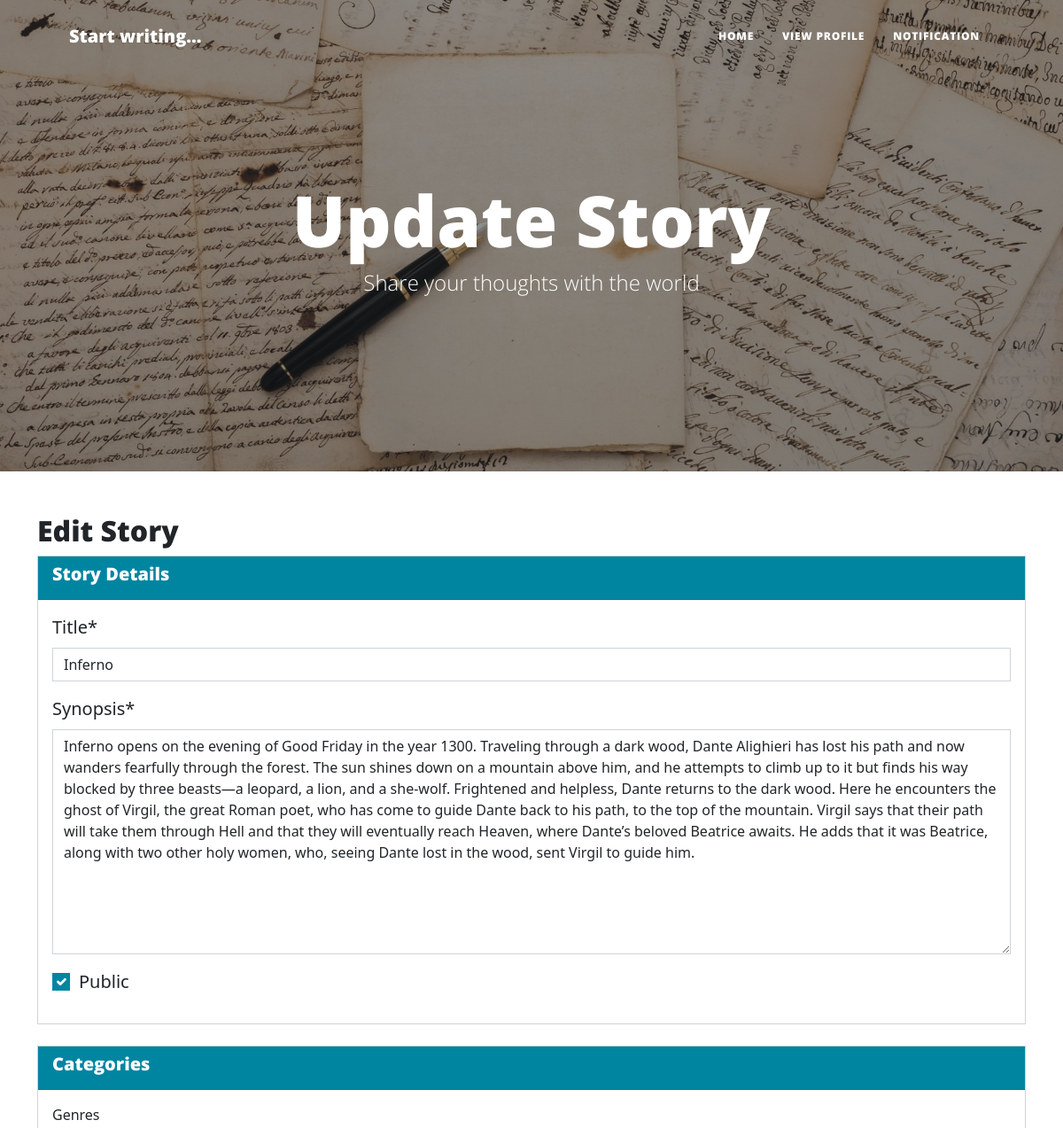
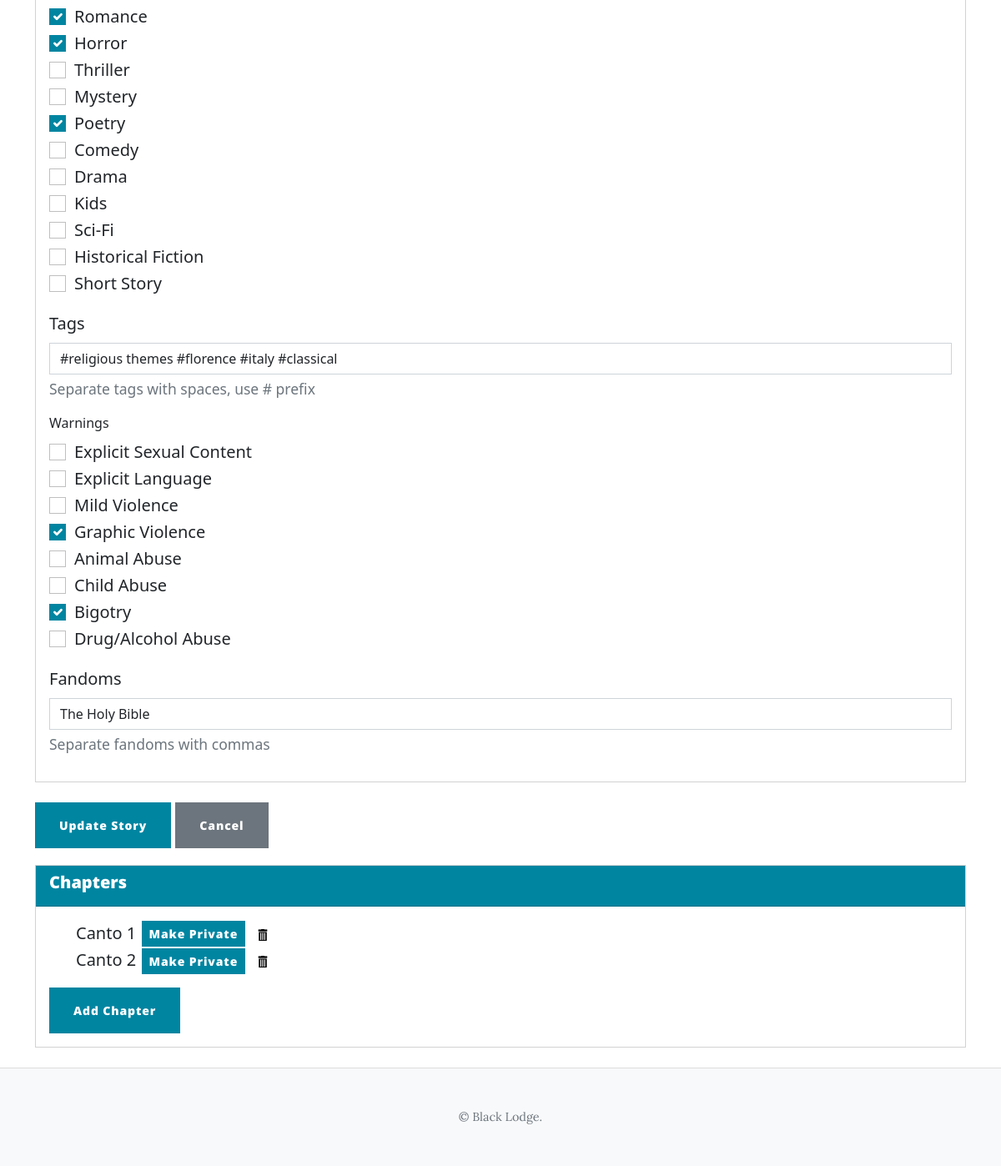
/story/4/edit/ (signed in), run on the app's committed database (2 pictures, top to bottom).
### my_app/models.py (models this page shows, shortened)
class Post(models.Model):
    author = models.ForeignKey(settings.AUTH_USER_MODEL, on_delete=models.CASCADE, related_name='posts')
    created_at = models.DateTimeField(auto_now_add=True)
    liked_by = models.ManyToManyField(Profile, related_name='liked_posts', blank=True)

class Story(Post):
    title = models.CharField(max_length=255)
    public = models.BooleanField(default=False)
    genres = models.ManyToManyField('Genre', blank=True)
    synopsis = models.TextField()
    tags = models.ManyToManyField('Tag', blank=True)
    warnings = models.ManyToManyField('Warning', blank=True)
    fandoms = models.ManyToManyField('Fandom', blank=True)
    bookmarked_by = models.ManyToManyField(Profile, related_name='bookmarked_stories', blank=True)
    class Meta:
        db_table = "stories"

class Chapter(models.Model):
    story = models.ForeignKey(Story, related_name='chapters', on_delete=models.CASCADE)
    title = models.CharField(max_length=255)
    content = models.TextField()
    public = models.BooleanField(default=False)
    created_at = models.DateTimeField(auto_now_add=True)
    class Meta:
        ordering = ["created_at"]

### my_app/views.py (the view, shortened to what this page needs)
# urls.py: path('story/<int:pk>/edit/', views.story_edit.as_view(), name="edit-story"),
class story_edit(LoginRequiredMixin, UpdateView):
    model = Story
    form_class = StoryForm
    template_name = 'story_form.html'
    def get_context_data(self, **kwargs):
        context = super().get_context_data(**kwargs)
        context['story'] = self.object
        return context
    def get_queryset(self):
        return Story.objects.filter(author=self.request.user)

### my_app/models.py (called while the page is built)
    def __str__(self):
        return f"{self.name}"

    def __str__(self):
        return f"{self.name}"

### templates/story_form.html (shortened to what this page needs)
    {% extends "base.html" %}
    {% load crispy_forms_filters %}
    {% load crispy_forms_tags %}
    {% load static %}
    {% block content %}
    <header class="masthead" style="background-image: url('{% static 'assets/img/writing.jpeg' %}')">
        <div class="container position-relative px-4 px-lg-5">
            <div class="row gx-4 gx-lg-5 justify-content-center">
                <div class="col-md-10 col-lg-8 col-xl-7">
                    <div class="page-heading">
                        <h1>{% if object %}Update Story{% else %}New Story{% endif %}</h1>
                        <span class="subheading">Share your thoughts with the world</span>
                    </div>
                </div>
            </div>
        </div>
    </header>
    <div class="container mt-4" style="font-family: 'Segoe UI', system-ui, sans-serif">
        <h2>{% if object %}Edit{% else %}Create{% endif %} Story</h2>
        <form method="post" enctype="multipart/form-data" novalidate>
            <div class="card mb-4">
                <div class="card-header bg-primary text-white">
                    <h5>Story Details</h5>
                </div>
                <div class="card-body">
                    {{ form.title|as_crispy_field }}
                    {{ form.synopsis|as_crispy_field }}
                    {{ form.public|as_crispy_field }}
                </div>
            </div>
            <div class="card mb-4">
                <div class="card-header bg-primary text-white">
                    <h5>Categories</h5>
                </div>
                <div class="card-body">
                    {{ form.genres|as_crispy_field }}
                    {{ form.tags|as_crispy_field }}
                    {{ form.warnings|as_crispy_field }}
                    {{ form.fandoms|as_crispy_field }}
                </div>
            </div>
            <button type="submit" class="btn btn-primary">
                {% if object %}Update{% else %}Create{% endif %} Story
            </button>
            <a href="{% if story %}{% url 'story-detail' story.pk %}{% else %}{% url 'home-page' %}{% endif %}"
               class="btn btn-secondary">Cancel</a>
        </form>
     {% if story.pk %}
                <div class="card mb-4" style="margin-top: 20px">
                    <div class="card-header bg-primary text-white">
                        <h5>Chapters</h5>
                    </div>
                    <div class="card-body">
                        <ul>
                            {% for chapter in story.chapters.all %}
                                <li style="display: flex; align-items: center; gap: 0.4rem;">
                                    <a href="{% url 'chapter-edit' story.pk chapter.pk %}">{{ chapter.title }}</a>
                                    {% if not chapter.public %}
                                        <img src="{% static 'assets/lock-icon.png' %}" width="16" height="16" alt="Private chapter">
                                        {% if chapter.story.public %}
                                            <form method="post" action="{% url 'publish-chapter' story.pk chapter.pk %}" style="display:inline">
                                                {% csrf_token %}
                                                <button type="submit" class="btn btn-sm btn-primary">
                                                    Publish
                                                </button>
                                            </form>
                                            {% endif %}
                                        {% else %}
                                            {% if chapter.story.public %}
                                        <form method="post" action="{% url 'private-chapter' story.pk chapter.pk %}" style="display:inline">
                                            <button type="submit" class="btn btn-sm btn-primary">
                                                Make Private
                                            </button>
                                        </form>
                                            {% endif %}
                                         {% endif %}
                                    <form method="post" action="{% url 'delete-chapter' story.pk chapter.pk %}" style="display:inline">
                                        <button type="submit" style="border:none; background:none;">
                                            <img src="{% static 'assets/free-trash-icon.png' %}" width="16" height="16" alt="Delete Post">
                                        </button>
                                    </form>
                                </li>
                            {% empty %}
                                No chapters yet.
                            {% endfor %}
                        </ul>
                        <a href="{% url 'chapter-add' story.pk %}" class="btn btn-primary">Add Chapter</a>
                    </div>
                </div>
            {% endif %}
    </div>
    {% endblock %}

### data on the page
Story: title "Inferno", synopsis "Inferno opens on the evening of Good Friday in the year 1300. Traveling through a dark wood, Dante Alighieri has lost his path and now wanders fearfully through the forest. The sun shines down on a mountain above him, and he attempts to climb up to it but finds his way blocked by three beasts—a leopard, a lion, and a she-wolf. Frightened and helpless, Dante returns to the dark wood. Here he encounters the ghost of Virgil, the great Roman poet, who has come to guide Dante back to his path, to the top of the mountain. Virgil says that their path will take them through Hell and that they will eventually reach Heaven, where Dante’s beloved Beatrice awaits. He adds that it was Beatrice, along…", public "☑"
Chapter: title "Canto 1", public "Make Private"
Chapter: title "Canto 2", public "Make Private"
